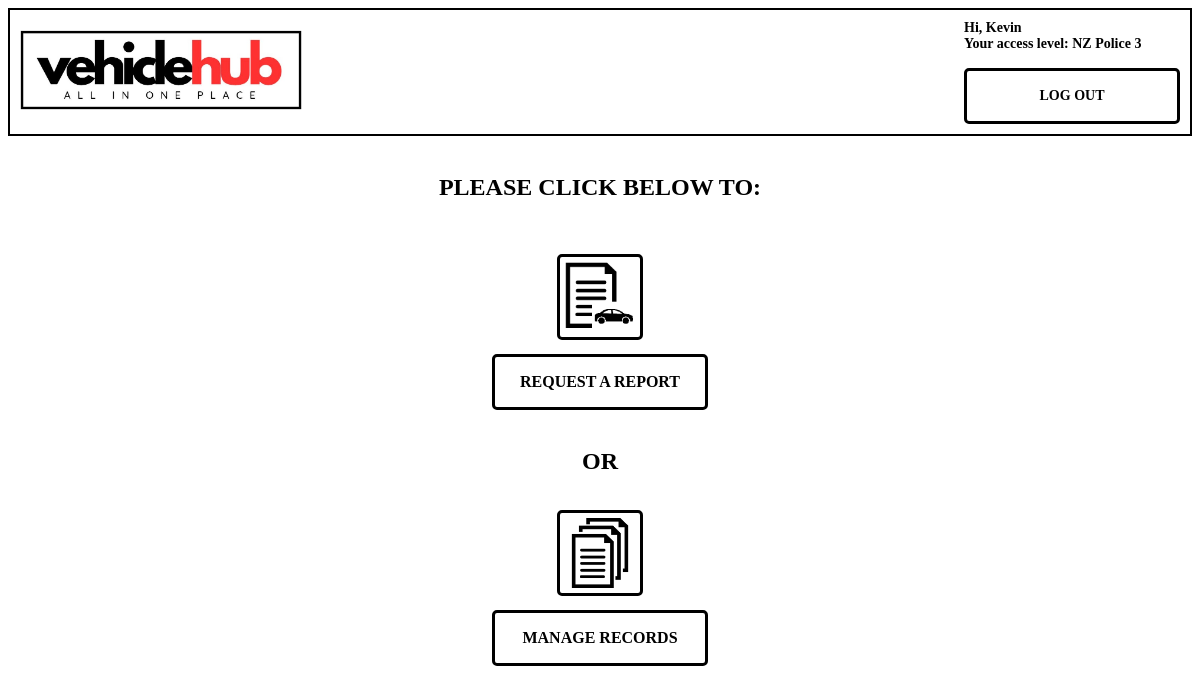
The app's page /vehiclehub/ui (signed in) with its own data.
### VehicleHub/models.py (models this page shows, shortened)
class CustomUser(AbstractUser):
    organisation = models.ForeignKey(Organisation, on_delete=models.CASCADE, null=True)
    user_permissions = models.ManyToManyField(Permission, related_name='custom_user_permissions')

class Organisation(models.Model):
    title = models.TextField(max_length=100, null=False)
    address = models.TextField(max_length=200, null=False)
    phone = models.IntegerField(null=False)
    organisation_type = models.ForeignKey(OrganisationType, on_delete=models.CASCADE)

class OrganisationType(models.Model):
    organisation_type = models.TextField(max_length=100, null=False)

### VehicleHub/views.py (the view)
# urls.py: path('ui', views.ui_view, name='ui'),
def ui_view(request):
    return render(request, 'ui.html')

### VehicleHub/templates/ui.html
{% extends "base.html" %}
{% load static %}
{% block content %}
{% if user.is_authenticated %}
<br>
    <center><h2>PLEASE CLICK BELOW TO: </h2> <center>
{% if user.organisation.organisation_type.id == 3 or user.organisation.organisation_type.id == 4 or user.organisation.organisation_type.id == 7 %}
    <br>
        <center><a href="{% url 'request_report' %}">
        <img class="icon"src="{% static 'images/report_car.png' %}" height="70px" width="70px" style="padding: 5px; border-radius: 5px; border: 3px solid black; margin-bottom: 10px;">
        </a>
        <br>
        <div class="auth_link" style="position: relative;">
        <a href="{% url 'request_report' %}" class="auth-button">REQUEST A REPORT</a>
        </div></center>
{% endif %}
{% if user.organisation.organisation_type.id == 3 %}
       <br>
       <center><h2> OR <br></h2></center>
{% endif %}
{% if user.organisation.organisation_type.id == 1 or user.organisation.organisation_type.id == 2 or user.organisation.organisation_type.id == 3 or user.organisation.organisation_type.id == 5 or user.organisation.organisation_type.id == 6 %}
        <center><a href="{% url 'manage_records' %}">
        <img class="icon" src="{% static 'images/reports.png' %}" height="70px" width="70px" style="padding: 5px; border-radius: 5px; border: 3px solid black; margin-bottom: 10px;">
        </a>
        <br>
        <div class="auth_link" style="position: relative;">
            <a href="{% url 'manage_records' %}" class="auth-button">MANAGE RECORDS</a>
        </div>
        </center>
{% endif %}
{% endif %}
{% endblock %}

### VehicleHub/templates/base.html (shortened to what this page needs)
{% load static %}
<!DOCTYPE html>
<html lang="en">
<head>
    <link rel="stylesheet" href="{% static 'css/base.css' %}">
  </head>
</head>
<body>
    <div class="base-container">
        <div class="base-logo">
          {% if user.organisation_id %}
          <a href="{% url 'ui' %}"><img src="{% static 'images/logo1.jpg' %}" height="80px"></a>
          {% endif %}
        </div>
        <div class="base-text-container">
          <h5 class="base-text">
            {% if user.is_authenticated %}
            Hi, {{user.first_name}} <br>
            {% endif %}
            {% if user.organisation_id > 0 %}
            Your access level: {{user.organisation.organisation_type.organisation_type}}
            {{user.organisation.organisation_type.id}}
            {% endif %}<br><br>
            <div class="auth_link">
            <a href="#" onclick="logout()" >LOG OUT</a>
            </div>
          </h5>
        </div>
      </div>
{% block content %} {% endblock content %}
</body>
</html>

### VehicleHub/static/css/base.css (style rules this page uses)
body { font-family: "Tahoma" }
.base-container { display: flex; align-items: center; justify-content: space-between; padding: 10px; border: 2px solid black; }
.base-logo { flex: 1; display: flex; align-items: center; margin: 0px; }
.base-text-container { text-align: right; margin: 0px; }
.base-text { font-size: 14px; text-align: left; margin: 0px; }
.auth_link { color: black; text-decoration: none; border: 3px solid black; padding: 5px; display: flex; justify-content: center; align-items: center; width: 200px; height: 40px; text-align: center; border-radius: 5px; }
.auth-button { background: none; border: none; padding: 0; font-family: inherit; font-size: inherit; font-weight: bold; color: inherit; cursor: pointer; }
.auth_link a { color: black; text-decoration: none; }
.auth_link { text-align: center; }
.icon { margin-top: 15px; }

### records on screen
CustomUser: first_name "Kevin", organisation.organisation_type.organisation_type "NZ Police", organisation.organisation_type.id "3"
